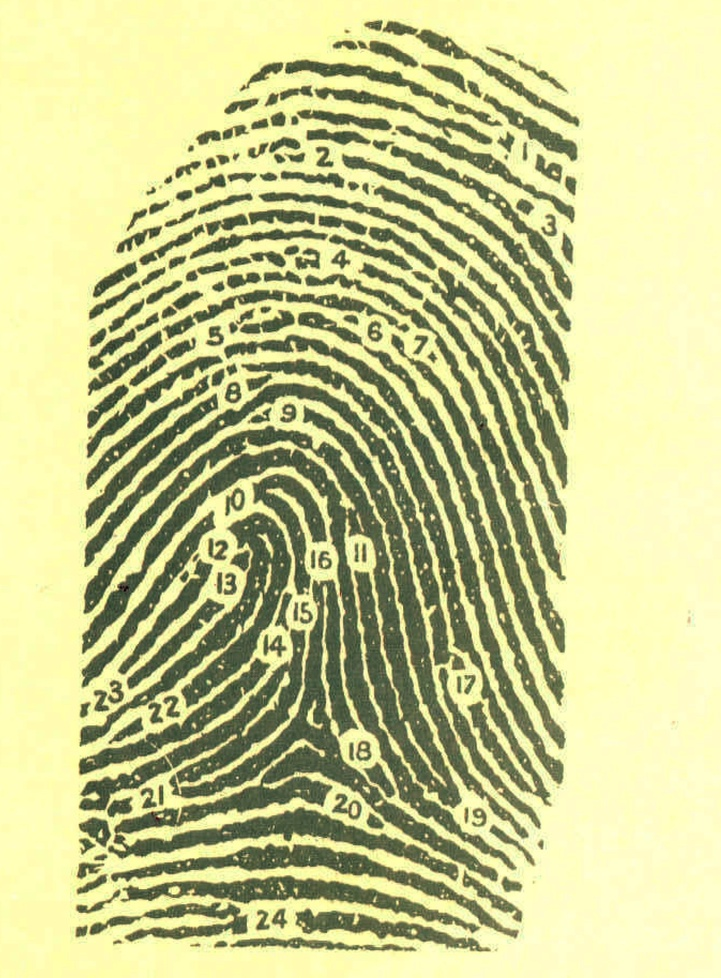
#> input picture Fingerprint/assests/fing1.jpg, 721 x 978 px, shrunk from 1975 x 2679 before the run, found by its file name
$ python fingerprint.py
#> lines starting #> are read from the running program, lines starting #| are printed output that depends on the picture
import cv2
import numpy as np

def match_fingerprints(image1, image2):
    # Load fingerprint images
    img1 = cv2.imread(image1, 0)  # Load as grayscale
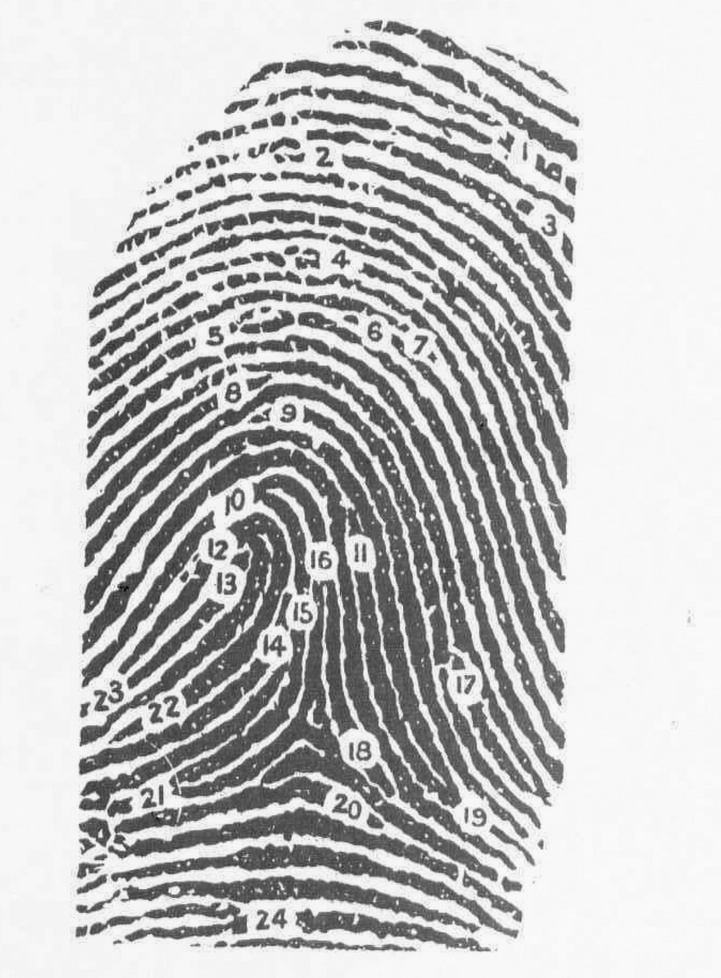
#> img1: shape (978, 721); min 3, max 253, mean 195
    img2 = cv2.imread(image2, 0)  # Load as grayscale
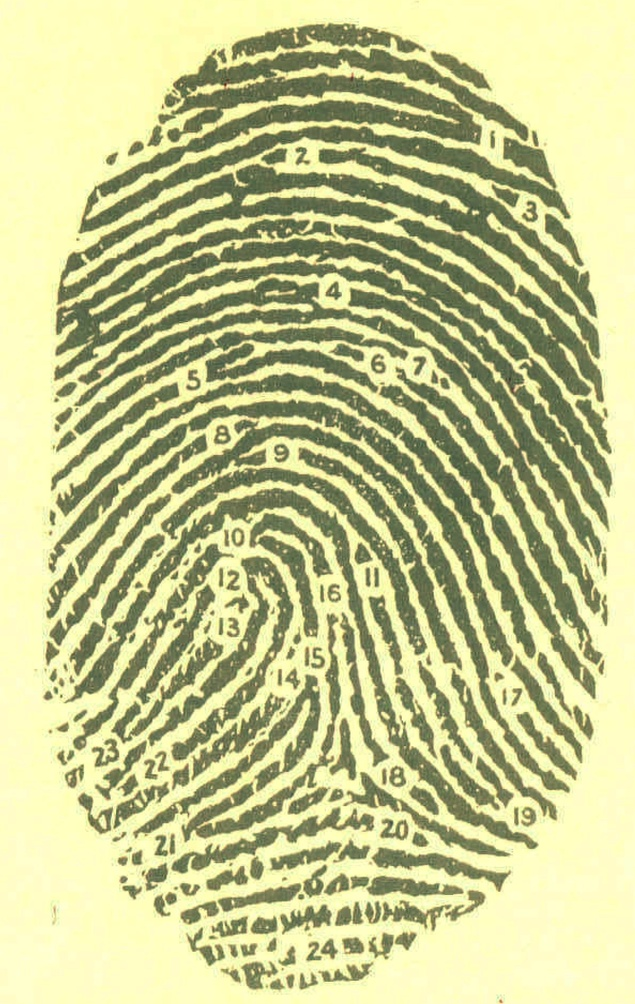
#> input picture Fingerprint/assests/fing2.jpg, 635 x 1004 px, shrunk from 1740 x 2750 before the run, found by its file name
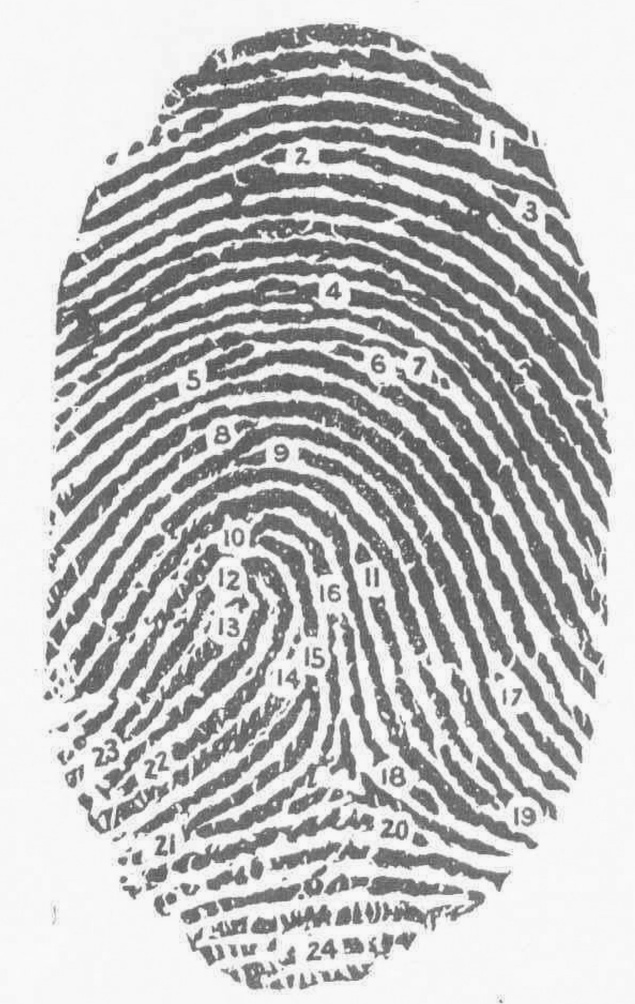
#> img2: shape (1004, 635); min 51, max 254, mean 190.8

    # Check if images are loaded successfully
    if img1 is None or img2 is None:
        print("Error: Unable to load one or both images.")
        return None

    # Initialize the ORB detector
    orb = cv2.ORB_create()

    # Find the keypoints and descriptors with ORB
    kp1, des1 = orb.detectAndCompute(img1, None)
#> kp1 = 500 keypoints; strongest (x, y, size): (115, 453, 31), (207, 162, 64.3), (167, 180, 44.6), (281, 119, 77.1)
    kp2, des2 = orb.detectAndCompute(img2, None)
#> kp2 = 500 keypoints; strongest (x, y, size): (328, 176, 31), (322, 155, 92.6), (390, 822, 44.6), (422, 359, 53.6)

    # Create BFMatcher object
    bf = cv2.BFMatcher(cv2.NORM_HAMMING, crossCheck=True)

    # Match descriptors
    matches = bf.match(des1, des2)
#> matches = 160 matches

    # Sort them in the order of their distance
    matches = sorted(matches, key=lambda x: x.distance)

    # Avoid division by zero
    if len(kp1) == 0:
        print("Error: No keypoints found in the first image.")
        return None

    # Compute matching percentage
    matching_percentage = (len(matches) / len(kp1)) * 100
#> matching_percentage = 32

    return matching_percentage

if __name__ == "__main__":
    image1_path = r"C:\Users\av007\Blockchain\TestingBlockchain\contract\Fingerprint\assests\fing1.jpg"  # Replace with the path to your first fingerprint image
    image2_path = r"C:\Users\av007\Blockchain\TestingBlockchain\contract\Fingerprint\assests\fing2.jpg"  # Replace with the path to your second fingerprint image

    matching_percentage = match_fingerprints(image1_path, image2_path)
#> matching_percentage = 32
    if matching_percentage is not None:
        print("Matching Percentage:", matching_percentage, "%")
#| Matching Percentage: 32.0 %
